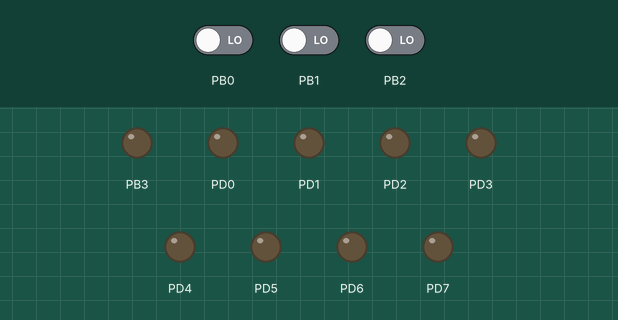
Simulated run of this program. Board: ATmega8, built with avr-gcc and emulated at 8 MHz. On the bench: output pins drawn as LEDs (lit = HIGH). Dashed ring = blinking. The inputs (shaded band) are chosen by the test bench; at power-on: PB0 LOW, PB1 LOW, PB2 LOW.

Above: at 1.2 s.
1.3 s: PB0 driven HIGH
At 1.67 s:
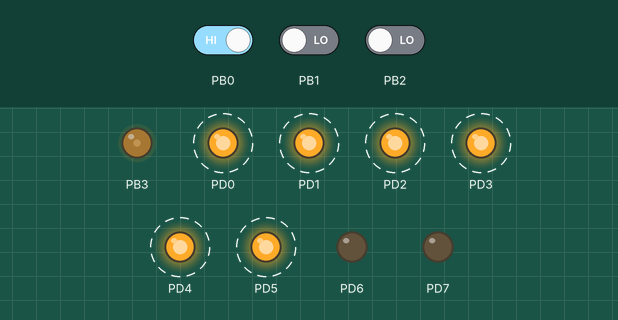
4.3 s: PB0 driven LOW
At 5.1 s:
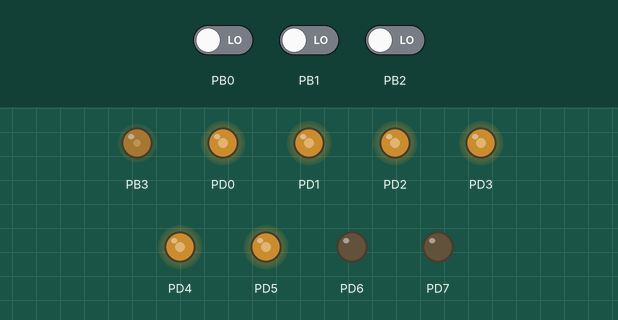
5.8 s: PB1 driven HIGH
At 6.17 s:
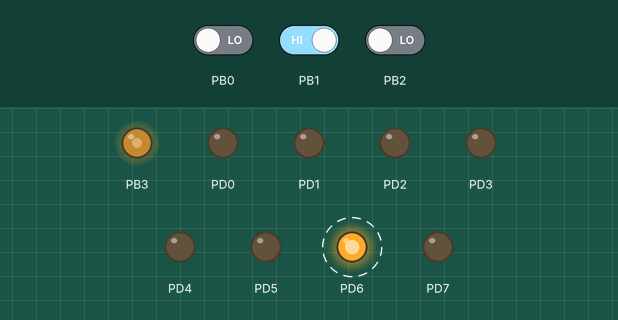
8.8 s: PB1 driven LOW
10.3 s: PB2 driven HIGH
At 10.67 s:
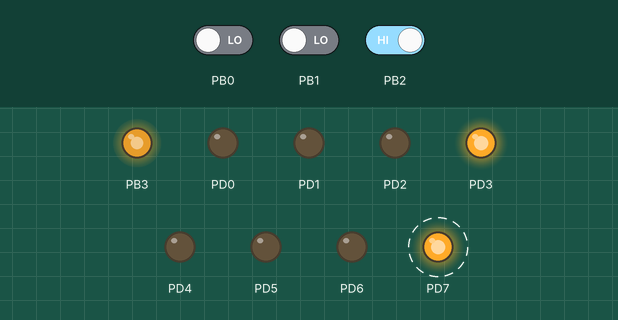
13.3 s: PB2 driven LOW
Timing chart, 0 to 15.8 s (numbered marks = the images above; inputs shaded):
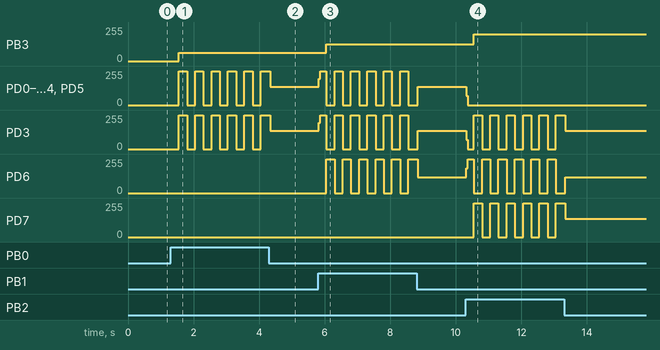

Measured:
- after the input at 1.3 s, PB3: 0/255 → 63/255 after 0.25 s; PD0–5: alternates 255/255 for 0.25 s and 0/255 for 0.25 s, starting after 0.25 s
- after the input at 5.8 s, PB3: 63/255 → 127/255 after 0.25 s; PD0–5: 137/255 → 196/255 at once, then moves between 0/255 and 255/255, repeating every 1.0 s; PD6: alternates 255/255 for 0.25 s and 0/255 for 0.25 s, starting after 0.25 s
- after the input at 10.3 s, PB3: 127/255 → 200/255 after 0.25 s; PD0: 137/255 → 0/255 at once

The program:

GccApplication6.c
```c
/*
 * GccApplication6.c
 *
 * Created: 4.7.2015 17:29:54
 *  Author: Muhammed
 */

#define F_CPU 8000000UL
#include <avr/io.h>
#include <util/delay.h>
int main(void)
{

	DDRD = 0xff;
	DDRB = 0x08;
	PORTB= 0x00;
	TCCR2 = 0x69;

    while(1)
    {

	   PORTD ^= OCR2;
		if (bit_is_set(PINB,0))
		{
			_delay_ms(250);
			OCR2 = 63;
		}
		else if (bit_is_set(PINB,1))
		{
			_delay_ms(250);
			OCR2 = 127;
		}
		else if (bit_is_set(PINB,2))
		{
			_delay_ms(250);
			OCR2 = 200;
		}

    }
}
```
